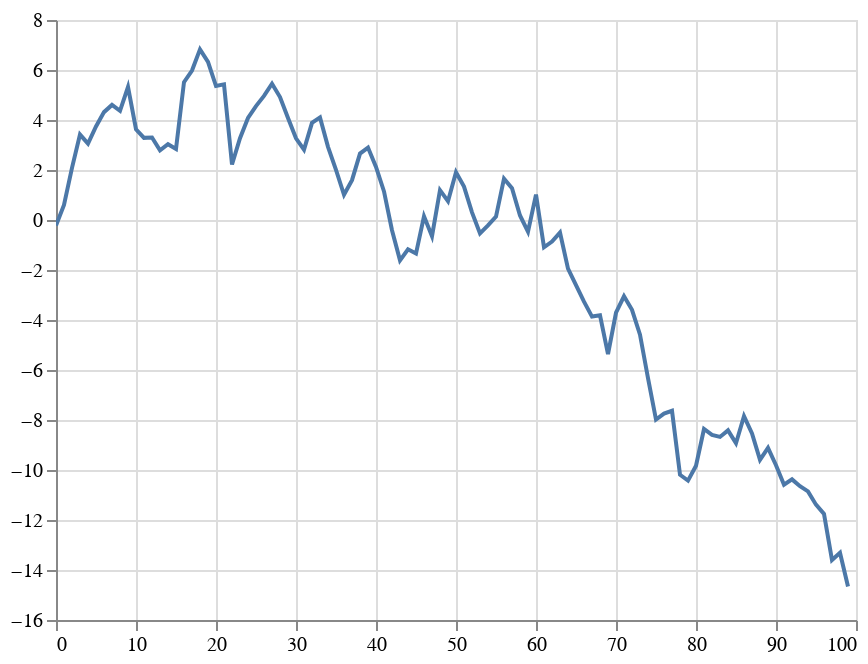

Notebook code for this chart:
### Code cell
data = pd.Series(np.random.randn(100).cumsum())
data.plot()

### Figure 1 — Vega-Lite specification as saved in the notebook (floating-point values rounded to 4 significant figures)
{"$schema": "https://vega.github.io/schema/vega-lite/v3.4.0.json", "config": {"mark": {"tooltip": null}, "view": {"height": 300, "width": 400}}, "data": {"name": "data-9e8a1deb68113a0fc52e584514228101"}, "datasets": {"data-9e8a1deb68113a0fc52e584514228101": [{"index": 0, "value": -0.2177}, {"index": 1, "value": 0.6038}, {"index": 2, "value": 2.085}, {"index": 3, "value": 3.417}, {"index": 4, "value": 3.055}, {"index": 5, "value": 3.741}, {"index": 6, "value": 4.314}, {"index": 7, "value": 4.602}, {"index": 8, "value": 4.367}, {"index": 9, "value": 5.32}, {"index": 10, "value": 3.63}, {"index": 11, "value": 3.285}, {"index": 12, "value": 3.302}, {"index": 13, "value": 2.787}, {"index": 14, "value": 3.032}, {"index": 15, "value": 2.843}, {"index": 16, "value": 5.515}, {"index": 17, "value": 5.98}, {"index": 18, "value": 6.825}, {"index": 19, "value": 6.322}, {"index": 20, "value": 5.359}, {"index": 21, "value": 5.424}, {"index": 22, "value": 2.219}, {"index": 23, "value": 3.273}, {"index": 24, "value": 4.081}, {"index": 25, "value": 4.555}, {"index": 26, "value": 4.966}, {"index": 27, "value": 5.453}, {"index": 28, "value": 4.917}, {"index": 29, "value": 4.078}, {"index": 30, "value": 3.266}, {"index": 31, "value": 2.815}, {"index": 32, "value": 3.886}, {"index": 33, "value": 4.103}, {"index": 34, "value": 2.927}, {"index": 35, "value": 2.001}, {"index": 36, "value": 1.007}, {"index": 37, "value": 1.594}, {"index": 38, "value": 2.658}, {"index": 39, "value": 2.896}, {"index": 40, "value": 2.121}, {"index": 41, "value": 1.141}, {"index": 42, "value": -0.408}, {"index": 43, "value": -1.615}, {"index": 44, "value": -1.17}, {"index": 45, "value": -1.343}, {"index": 46, "value": 0.1461}, {"index": 47, "value": -0.6464}, {"index": 48, "value": 1.193}, {"index": 49, "value": 0.7532}, {"index": 50, "value": 1.913}, {"index": 51, "value": 1.336}, {"index": 52, "value": 0.3051}, {"index": 53, "value": -0.5338}, {"index": 54, "value": -0.2169}, {"index": 55, "value": 0.1364}, {"index": 56, "value": 1.652}, {"index": 57, "value": 1.274}, {"index": 58, "value": 0.1816}, {"index": 59, "value": -0.4668}, {"index": 60, "value": 1.013}, {"index": 61, "value": -1.092}, {"index": 62, "value": -0.8634}, {"index": 63, "value": -0.5028}, {"index": 64, "value": -1.943}, {"index": 65, "value": -2.605}, {"index": 66, "value": -3.267}, {"index": 67, "value": -3.863}, {"index": 68, "value": -3.811}, {"index": 69, "value": -5.364}, {"index": 70, "value": -3.71}, {"index": 71, "value": -3.053}, {"index": 72, "value": -3.592}, {"index": 73, "value": -4.588}, {"index": 74, "value": -6.321}, {"index": 75, "value": -7.981}, {"index": 76, "value": -7.746}, {"index": 77, "value": -7.63}, {"index": 78, "value": -10.19}, {"index": 79, "value": -10.42}, {"index": 80, "value": -9.83}, {"index": 81, "value": -8.358}, {"index": 82, "value": -8.593}, {"index": 83, "value": -8.677}, {"index": 84, "value": -8.414}, {"index": 85, "value": -8.931}, {"index": 86, "value": -7.848}, {"index": 87, "value": -8.537}, {"index": 88, "value": -9.594}, {"index": 89, "value": -9.116}, {"index": 90, "value": -9.809}, {"index": 91, "value": -10.59}, {"index": 92, "value": -10.37}, {"index": 93, "value": -10.65}, {"index": 94, "value": -10.86}, {"index": 95, "value": -11.39}, {"index": 96, "value": -11.76}, {"index": 97, "value": -13.6}, {"index": 98, "value": -13.31}, {"index": 99, "value": -14.66}]}, "encoding": {"tooltip": [{"field": "index", "type": "quantitative"}, {"field": "value", "type": "quantitative"}], "x": {"field": "index", "title": null, "type": "quantitative"}, "y": {"field": "value", "title": null, "type": "quantitative"}}, "mark": "line", "selection": {"selector001": {"bind": "scales", "encodings": ["x", "y"], "type": "interval"}}}
